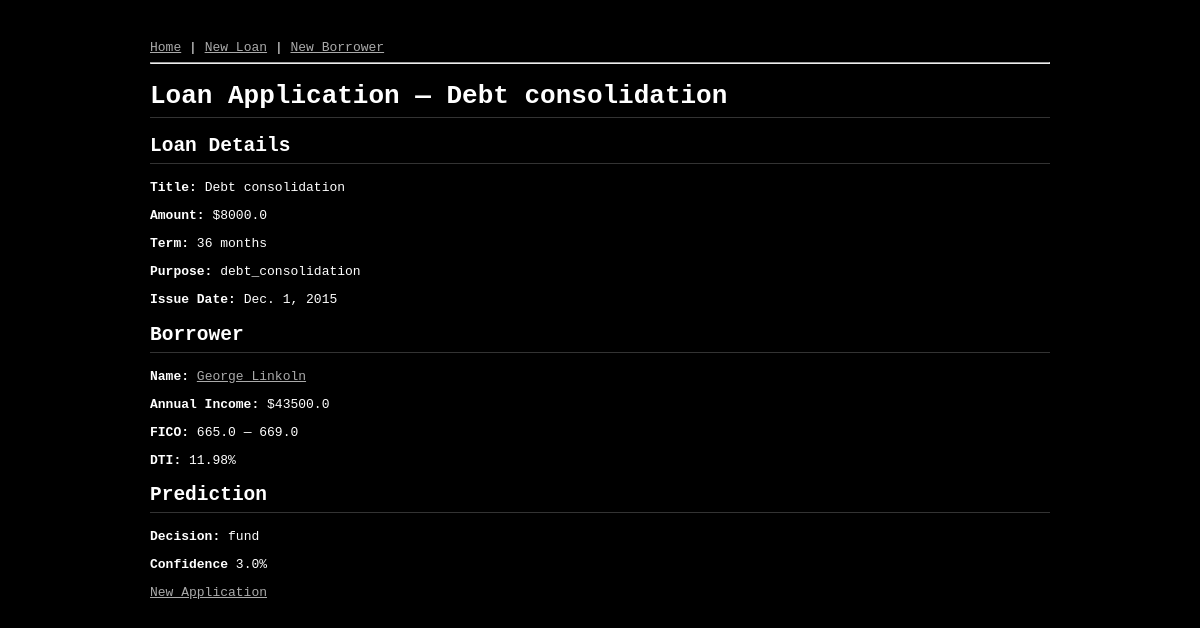
Page /loans/2/ on the committed database.
### app/models.py (models this page shows, shortened)
class LoanApplication(models.Model):
    title = models.CharField(max_length=50, verbose_name='Loan Title')
    borrower = models.ForeignKey(Borrower, on_delete=models.CASCADE, related_name='loans', verbose_name='Primary Borrower')
    sec_borrower = models.ForeignKey(Borrower, null=True, blank=True, on_delete=models.CASCADE, related_name='sec_loans', verbose_name='Secondary Borrower')
    loan_amnt = models.FloatField(verbose_name='Loan Amount ($)')
    term = models.IntegerField(verbose_name='Term (months)')
    purpose = models.CharField(max_length=50, choices=[(x, x.replace("_", " ").capitalize()) for x in PURPOSE_CHOICES], verbose_name='Purpose')
    int_rate = models.FloatField(verbose_name='Interest rate (%)')
    issue_d = models.DateField(verbose_name='Issue Date')
    decision = models.CharField(max_length=10, null=True, blank=True, verbose_name='Decision')
    confidence = models.FloatField(null=True, blank=True, verbose_name='Degree of confidence in the decision (%)')
    created_at = models.DateTimeField(auto_now_add=True, verbose_name='Created At')

class Borrower(models.Model):
    name = models.CharField(max_length=100, verbose_name='Full Name')
    annual_inc = models.FloatField(verbose_name='Annual Income ($)')
    emp_title = models.CharField(max_length=100, null=True, blank=True, verbose_name='Employment Title')
    emp_length = models.IntegerField(null=True, blank=True, verbose_name='Employment Length (years)')
    home_ownership = models.CharField(max_length=10, choices=[(x, x.title()) for x in HOME_OWNERSHIP_TYPES], verbose_name='Home Ownership')
    verification_status = models.CharField(max_length=20, choices=[("Not Verified", "Not verified"), ("Verified", "Verified"), ("Source Verified", "Source verified")], verbose_name='Verification Status')
    zip_code = models.CharField(max_length=5, null=True, blank=True, verbose_name='ZIP Code')
    addr_state = models.CharField(max_length=2, null=True, blank=True, choices=[(x, x) for x in sorted(STATES)], verbose_name='State')
    dti = models.FloatField(verbose_name='Debt-to-Income Ratio (%)')
    delinq_2yrs = models.FloatField(null=True, blank=True, verbose_name='Delinquencies (last 2 years)')
    earliest_cr_line = models.DateField(null=True, blank=True, verbose_name='Earliest Credit Line')
    fico_range_low = models.FloatField(null=True, blank=True, verbose_name='FICO Score (low)')
    fico_range_high = models.FloatField(null=True, blank=True, verbose_name='FICO Score (high)')
    inq_last_6mths = models.FloatField(null=True, blank=True, verbose_name='Credit Inquiries (last 6 months)')
    mths_since_last_delinq = models.FloatField(null=True, blank=True, verbose_name='Months Since Last Delinquency')
    mths_since_last_record = models.FloatField(null=True, blank=True, verbose_name='Months Since Last Public Record')
    open_acc = models.FloatField(null=True, blank=True, verbose_name='Open Credit Accounts')
    pub_rec = models.FloatField(null=True, blank=True, verbose_name='Public Records')
    revol_bal = models.FloatField(null=True, blank=True, verbose_name='Revolving Balance ($)')
    revol_util = models.FloatField(null=True, blank=True, verbose_name='Revolving Utilization (%)')
    total_acc = models.FloatField(null=True, blank=True, verbose_name='Total Credit Accounts')
    collections_12_mths_ex_med = models.FloatField(null=True, blank=True, verbose_name='Collections ex. Medical (last 12 months)')
    mths_since_last_major_derog = models.FloatField(null=True, blank=True, verbose_name='Months Since Last Major Derogatory')
    acc_now_delinq = models.FloatField(null=True, blank=True, verbose_name='Accounts Currently Delinquent')
    tot_coll_amt = models.FloatField(null=True, blank=True, verbose_name='Total Collection Amount ($)')
    tot_cur_bal = models.FloatField(null=True, blank=True, verbose_name='Total Current Balance ($)')
    open_acc_6m = models.FloatField(null=True, blank=True, verbose_name='Open Accounts (last 6 months)')
    open_act_il = models.FloatField(null=True, blank=True, verbose_name='Open Active Installment Accounts')
    open_il_12m = models.FloatField(null=True, blank=True, verbose_name='Installment Accounts Opened (last 12 months)')
    open_il_24m = models.FloatField(null=True, blank=True, verbose_name='Installment Accounts Opened (last 24 months)')
    mths_since_rcnt_il = models.FloatField(null=True, blank=True, verbose_name='Months Since Most Recent Installment')
    total_bal_il = models.FloatField(null=True, blank=True, verbose_name='Total Installment Balance ($)')
    il_util = models.FloatField(null=True, blank=True, verbose_name='Installment Utilization (%)')
    open_rv_12m = models.FloatField(null=True, blank=True, verbose_name='Revolving Accounts Opened (last 12 months)')
    open_rv_24m = models.FloatField(null=True, blank=True, verbose_name='Revolving Accounts Opened (last 24 months)')
    max_bal_bc = models.FloatField(null=True, blank=True, verbose_name='Max Balance on Bankcard ($)')
    all_util = models.FloatField(null=True, blank=True, verbose_name='All Accounts Utilization (%)')
    total_rev_hi_lim = models.FloatField(null=True, blank=True, verbose_name='Total Revolving Credit Limit ($)')
    inq_fi = models.FloatField(null=True, blank=True, verbose_name='Finance Inquiries')
    total_cu_tl = models.FloatField(null=True, blank=True, verbose_name='Total Credit Union Tradelines')
    inq_last_12m = models.FloatField(null=True, blank=True, verbose_name='Credit Inquiries (last 12 months)')
    acc_open_past_24mths = models.FloatField(null=True, blank=True, verbose_name='Accounts Opened (last 24 months)')
    avg_cur_bal = models.FloatField(null=True, blank=True, verbose_name='Average Current Balance ($)')
    bc_open_to_buy = models.FloatField(null=True, blank=True, verbose_name='Bankcard Open to Buy ($)')
    bc_util = models.FloatField(null=True, blank=True, verbose_name='Bankcard Utilization (%)')
    chargeoff_within_12_mths = models.FloatField(null=True, blank=True, verbose_name='Charge-offs (last 12 months)')
    delinq_amnt = models.FloatField(null=True, blank=True, verbose_name='Delinquent Amount ($)')
    mo_sin_old_il_acct = models.FloatField(null=True, blank=True, verbose_name='Months Since Oldest Installment Account')
    mo_sin_old_rev_tl_op = models.FloatField(null=True, blank=True, verbose_name='Months Since Oldest Revolving Account')
    mo_sin_rcnt_rev_tl_op = models.FloatField(null=True, blank=True, verbose_name='Months Since Most Recent Revolving Account')
    mo_sin_rcnt_tl = models.FloatField(null=True, blank=True, verbose_name='Months Since Most Recent Account')
    mort_acc = models.FloatField(null=True, blank=True, verbose_name='Mortgage Accounts')
    mths_since_recent_bc = models.FloatField(null=True, blank=True, verbose_name='Months Since Most Recent Bankcard')
    mths_since_recent_bc_dlq = models.FloatField(null=True, blank=True, verbose_name='Months Since Most Recent Bankcard Delinquency')
    mths_since_recent_inq = models.FloatField(null=True, blank=True, verbose_name='Months Since Most Recent Inquiry')
    mths_since_recent_revol_delinq = models.FloatField(null=True, blank=True, verbose_name='Months Since Most Recent Revolving Delinquency')
    num_accts_ever_120_pd = models.FloatField(null=True, blank=True, verbose_name='Accounts Ever 120+ Days Past Due')
    num_actv_bc_tl = models.FloatField(null=True, blank=True, verbose_name='Active Bankcard Accounts')
    num_actv_rev_tl = models.FloatField(null=True, blank=True, verbose_name='Active Revolving Accounts')
    num_bc_sats = models.FloatField(null=True, blank=True, verbose_name='Satisfactory Bankcard Accounts')
    num_bc_tl = models.FloatField(null=True, blank=True, verbose_name='Bankcard Accounts')
    num_il_tl = models.FloatField(null=True, blank=True, verbose_name='Installment Accounts')
    num_op_rev_tl = models.FloatField(null=True, blank=True, verbose_name='Open Revolving Accounts')
    num_rev_accts = models.FloatField(null=True, blank=True, verbose_name='Revolving Accounts')
    num_rev_tl_bal_gt_0 = models.FloatField(null=True, blank=True, verbose_name='Revolving Accounts with Balance > $0')
    num_sats = models.FloatField(null=True, blank=True, verbose_name='Satisfactory Accounts')
    num_tl_120dpd_2m = models.FloatField(null=True, blank=True, verbose_name='Accounts 120+ DPD (last 2 months)')
    num_tl_30dpd = models.FloatField(null=True, blank=True, verbose_name='Accounts 30+ DPD')
    num_tl_90g_dpd_24m = models.FloatField(null=True, blank=True, verbose_name='Accounts 90+ DPD (last 24 months)')
    num_tl_op_past_12m = models.FloatField(null=True, blank=True, verbose_name='Accounts Opened (last 12 months)')
    pct_tl_nvr_dlq = models.FloatField(null=True, blank=True, verbose_name='% Accounts Never Delinquent')
    percent_bc_gt_75 = models.FloatField(null=True, blank=True, verbose_name='% Bankcards > 75% Utilization')
    pub_rec_bankruptcies = models.FloatField(null=True, blank=True, verbose_name='Public Record Bankruptcies')
    tax_liens = models.FloatField(null=True, blank=True, verbose_name='Tax Liens')
    tot_hi_cred_lim = models.FloatField(null=True, blank=True, verbose_name='Total High Credit Limit ($)')
    total_bal_ex_mort = models.FloatField(null=True, blank=True, verbose_name='Total Balance ex. Mortgage ($)')
    total_bc_limit = models.FloatField(null=True, blank=True, verbose_name='Total Bankcard Limit ($)')
    total_il_high_credit_limit = models.FloatField(null=True, blank=True, verbose_name='Total Installment High Credit Limit ($)')

### app/views.py (the view)
# urls.py: path('loans/<int:pk>/', LoanApplicationDetailView.as_view(), name='loan-detail'),
class LoanApplicationDetailView(DetailView):
    model = LoanApplication
    template_name = 'app/loan_detail.html'
    context_object_name = 'loan'

### app/templates/app/loan_detail.html (shortened to what this page needs)
{% extends 'app/base.html' %}
{% block content %}
<h1>Loan Application — {{ loan.title }}</h1>
<h2>Loan Details</h2>
<p><strong>Title:</strong> {{ loan.title }}</p>
<p><strong>Amount:</strong> ${{ loan.loan_amnt }}</p>
<p><strong>Term:</strong> {{ loan.term }} months</p>
<p><strong>Purpose:</strong> {{ loan.get_purpose_display }}</p>
<p><strong>Issue Date:</strong> {{ loan.issue_d }}</p>
<h2>Borrower</h2>
<p><strong>Name:</strong> <a href="{% url 'borrower-detail' loan.borrower.pk %}">{{ loan.borrower.name }}</a></p>
<p><strong>Annual Income:</strong> ${{ loan.borrower.annual_inc }}</p>
<p><strong>FICO:</strong> {{ loan.borrower.fico_range_low }} — {{ loan.borrower.fico_range_high }}</p>
<p><strong>DTI:</strong> {{ loan.borrower.dti }}%</p>
<h2>Prediction</h2>
<p><strong>Decision:</strong> {{ loan.decision }}</p>
<p><strong>Confidence</strong> {{ loan.confidence }}%</p>
<a href="{% url 'loan-create' %}">New Application</a>
{% endblock content %}

### app/templates/app/base.html (style rules this page uses)
body { background-color: black; color: white; font-family: monospace; max-width: 900px; margin: 40px auto; padding: 0 20px; }
a { color: #aaa; }
h1, h2 { border-bottom: 1px solid #333; padding-bottom: 6px; }

### rows in the picture
LoanApplication: title "Debt consolidation", loan_amnt "8000.0", term "36", purpose "debt_consolidation", issue_d "Dec. 1, 2015", borrower.name "George Linkoln", borrower.annual_inc "43500.0", borrower.fico_range_low "665.0", borrower.fico_range_high "669.0", borrower.dti "11.98", decision "fund", confidence "3.0"
